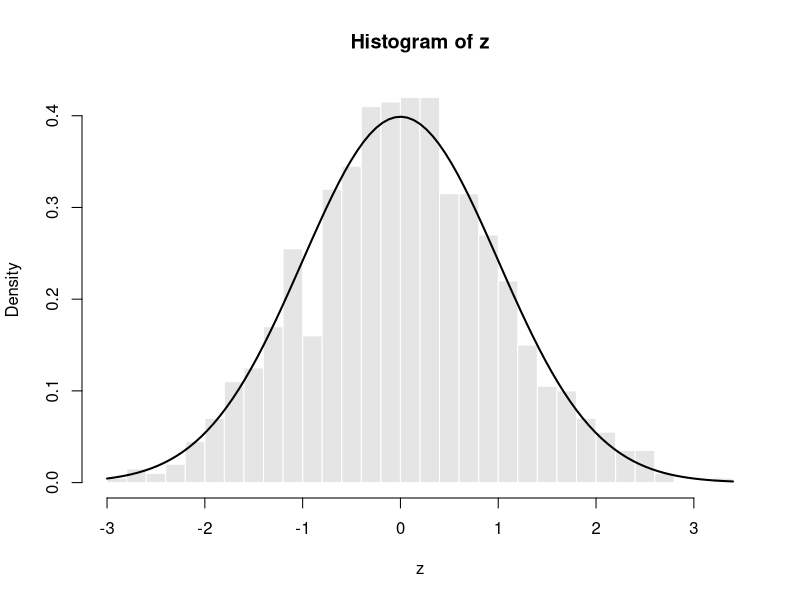

The R source for this figure:
## ---- chunk 1
knitr::opts_chunk$set(fig.align = 'center', message = F, warning = F)
## ---- chunk 2
print("Hello World")
## ---- chunk 3
x <- 5
print(x)
## ---- chunk 4
y <- log(10)
print(y)
## ---- chunk 5
set.seed(123)
z <- rnorm(1000)
hist(z, breaks = 30, freq = FALSE, col = "gray90", border = "white")
curve(dnorm(x), add = TRUE, lwd = 2)
